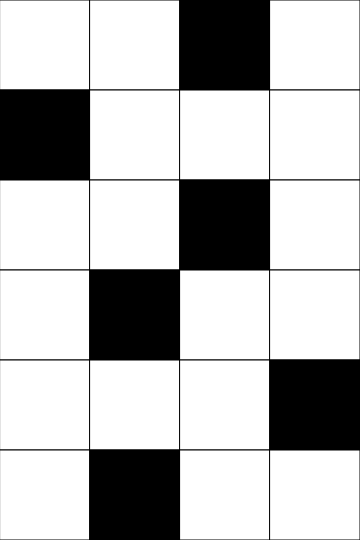
Frame 1 (no input)
Frame 60 (no input): identical to frame 1, image omitted
Frame 120 (the mouse pressed at the canvas centre since frame 60): identical to frame 1, image omitted

The p5.js sketch that drew this single still picture (run headless with seeded random() and noise() and a simulated clock; from frame 60 on, the mouse is pressed at the canvas centre):

// p5.js sketch
// ── sketch.js
// 单元格边长
let cellWidth = 90;

// 设定当前需要几行
let nhang = 6;

// 设定当前需要几列
let nlie = 4;

// 记录当前画布上单元格的颜色
let colors = [];

function setup() {
    createCanvas(360, 540);
    for(let i = 0; i < 24; i++) {
        colors[i] = '#FFFFFF';
    }

    // 完成nhang次循环
    for (let i = 0, k = 0; i < nhang; i++) {
        // 针对每行获取一个随机数，并把以它为下标的颜色设置为黑色
        let r = random(k, k + nlie);
        colors[floor(r)] = '#000000';
        // 增加k，使其取值范围移动到下一行
        k += nlie;
    }
}

function draw() {
    background(255);
    for(let vertical = 0; vertical < nhang; vertical++){
        for(let horizontal = 0; horizontal < nlie; horizontal++){
            fill(colors[vertical * nlie + horizontal]);
            square(cellWidth * horizontal, cellWidth * vertical, cellWidth);
        }
    }
}
